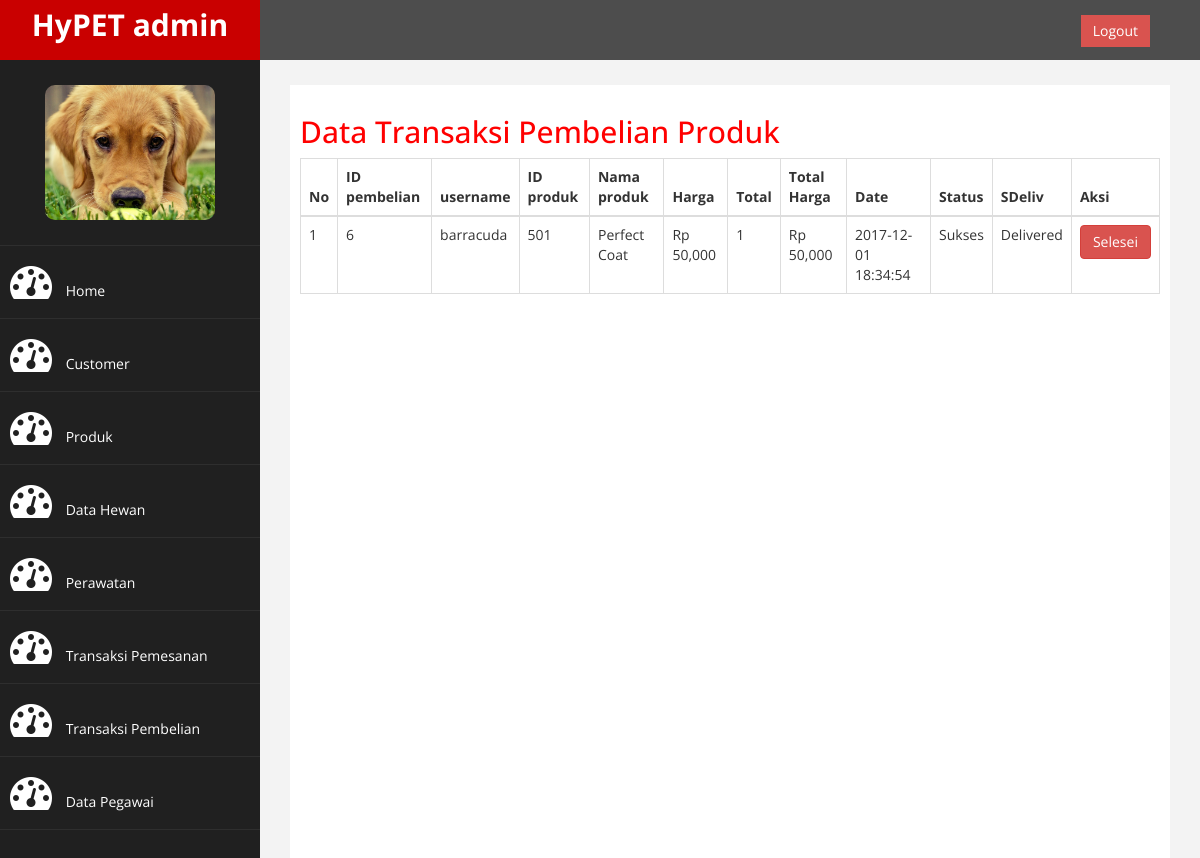
The page /admin/adminpage.php?halaman=pembelian on the database its author committed.
### tables this page shows
CREATE TABLE `pembelian` (
  `id_pembelian` int(11) NOT NULL,
  `id_produk` int(11) NOT NULL,
  `username` varchar(100) NOT NULL,
  `total_produk` int(11) NOT NULL,
  `total_harga` int(11) NOT NULL,
  `Status` varchar(30) NOT NULL,
  `Sdelivery` varchar(20) NOT NULL,
  `Date` datetime NOT NULL
);

CREATE TABLE `produk` (
  `id_produk` int(11) NOT NULL,
  `nama_produk` varchar(30) NOT NULL,
  `harga_produk` int(11) NOT NULL,
  `pict` varchar(100) NOT NULL,
  `deskripsi_produk` text NOT NULL
);

### admin/pembelian.php (the view)
<h2>Data Transaksi Pembelian Produk</h2>
<table class="table table-bordered">
   <thead>
      <tr>
         <th>No</th>
         <th>ID pembelian</th>
         <th>username</th>
         <th>ID produk</th>
         <th>Nama produk</th>
         <th>Harga</th>
         <th>Total</th>
         <th>Total Harga</th>
         <th>Date</th>
         <th>Status</th>
         <th>SDeliv</th>
         <th>Aksi</th>
      </tr>
   </thead>
   <tbody>
      <?php $nomer = 1; ?>
      <?php $ambil=$koneksi->query("SELECT * FROM pembelian INNER JOIN produk ON produk.id_produk = pembelian.id_produk"); ?>
      <?php while($break = $ambil->fetch_assoc()) { ?>
      <tr>
         <td><?php echo $nomer; ?></td>
         <td><?php echo $break['id_pembelian']; ?></td>
         <td><?php echo $break['username']; ?></td>
         <td><?php echo $break['id_produk']; ?></td>
         <td><?php echo $break['nama_produk']; ?></td>
         <td>Rp <?php echo number_format($break['harga_produk']); ?></td>
         <td><?php echo $break['total_produk']; ?></td>
         <td>Rp <?php echo number_format($break['total_harga']); ?></td>
         <td><?php echo $break['Date']; ?></td>
         <td><?php echo $break['Status']; ?></td>
         <td><?php echo $break['Sdelivery']; ?></td>
         <td>
            <a href="adminpage.php?halaman=statusProduk&id=<?php echo $break['id_pembelian']; ?>" class="btn-danger btn">Selesei</a>
         </td>
      </tr>
      <?php $nomer++; ?>
      <?php } ?>
   </tbody>
</table>

### admin/assets/css/custom.css (style rules this page uses)
body { font-family: 'Open Sans', sans-serif; }
h2 { color: #f00; }

### rows shown on the page
pembelian: id_pembelian "6", username "barracuda", id_produk.id_produk "501", id_produk.nama_produk "Perfect Coat", id_produk.harga_produk "50,000", total_produk "1", total_harga "50,000", Date "2017-12-01 18:34:54", Status "Sukses", Sdelivery "Delivered"
